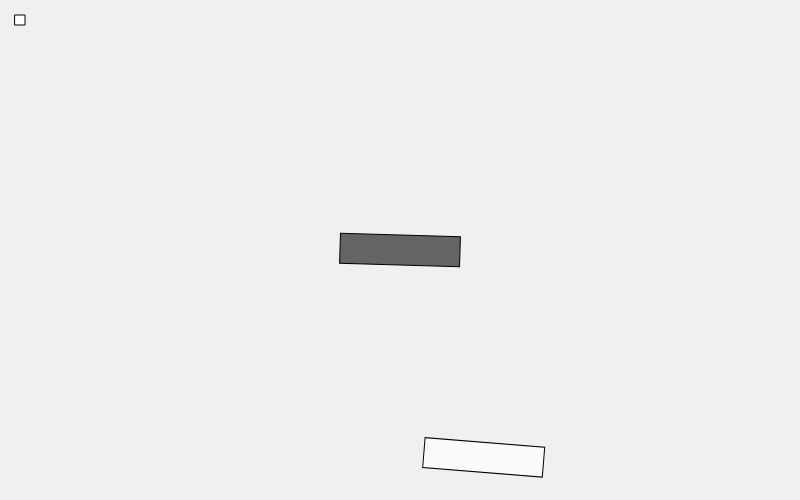
Frame 1 (no input)
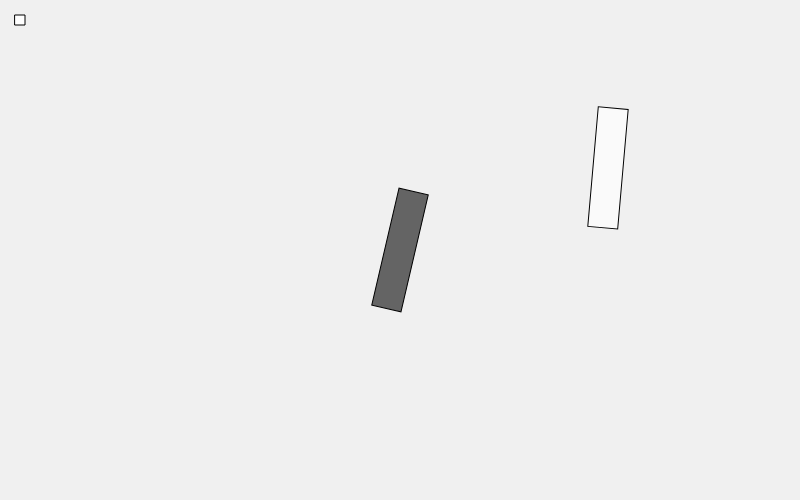
Frame 60 (no input)
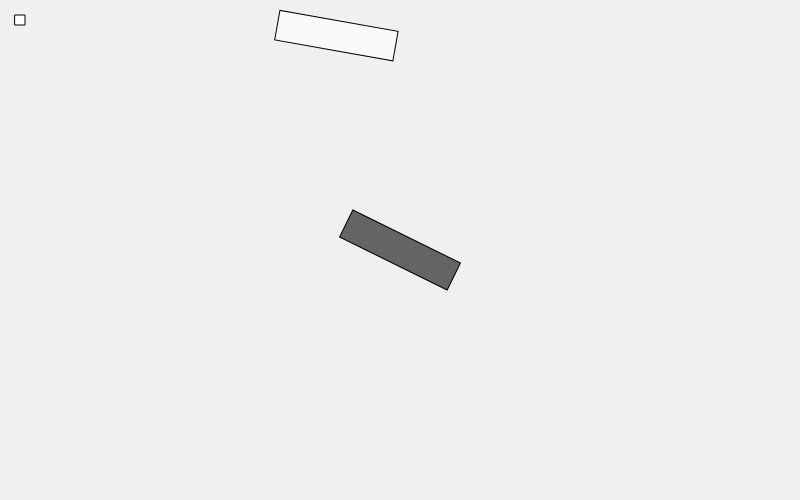
Frame 120 (the mouse pressed at the canvas centre since frame 60)

The p5.js sketch that drew these frames (run headless with seeded random() and noise() and a simulated clock; from frame 60 on, the mouse is pressed at the canvas centre):

// p5.js sketch
// ── sketch.js
let c=0;
let sx=1
let sy=1

function setup() {
  createCanvas(800, 500);
  rectMode(CENTER);
}

function draw() {
  background(240);
  push()
  fill(100,100,100)
  translate(width/2,height/2)
  rotate(frameCount*0.03)
  rect(0,0,120,30)

  fill(250,250,250)
  rotate(frameCount*0.05)
  translate(100,200)
  rect(0,0,120,30)
  pop()

  square(20,20,10)

}

function aplicarM(M,p){
  let x=M[0][0]* p.x + M[0][1] * p.y + [0][2];
  let y=M[1][0]* p.x + M[1][1] * p.y + [1][2];
  return {x,y}
}
